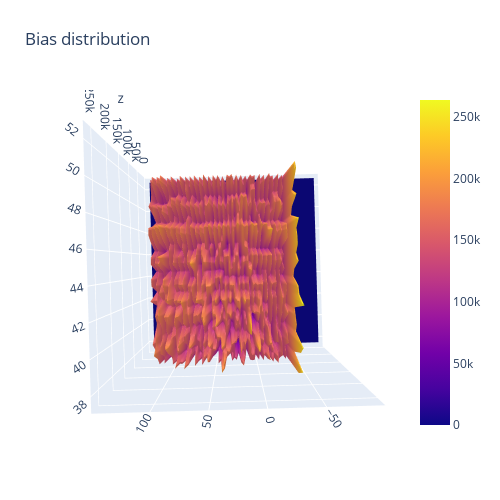

The code cell stored with this chart in its notebook:
### Code cell
fig = go.Figure( \
    data = go.Surface( \
        z=np.sum(bia_array,axis=0),
        x=cols, y=rows));
fig.update_layout(title='Bias distribution', autosize=False,
                  width=500, height=500,
                  margin=dict(l=65, r=50, b=65, t=90))
fig.show()
# ax.clabel(CS,fontsize=10)
# plt.xticks(ticks=range(len(cols)),labels=cols);
# plt.yticks(ticks=range(len(rows)),labels=rows);
# plt.xlabel("Distance colvar")
# plt.ylabel("Angle colvar")
# plt.title("Bias distribution mean")

### Figure 1 — Plotly figure (JSON) as saved in the notebook; plotly's stock layout.template omitted (floating-point values rounded to 4 significant figures; data arrays with more than 128 entries replaced by an {"elided": "..."} marker saying what was removed)
{"data": [{"type": "surface", "x": [37.55, 38.05, 38.55, 39.05, 39.55, 40.05, 40.55, 41.05, 41.55, 42.05, 42.55, 43.05, 43.55, 44.05, 44.55, 45.05, 45.55, 46.05, 46.55, 47.05, 47.55, 48.05, 48.55, 49.05, 49.55, 50.05, 50.55, 51.05, 51.55, 52.05, 52.55], "y": [-92.45, -79.95, -54.95, -52.45, -49.95, -47.45, -44.95, -42.45, -39.95, -37.45, -34.95, -32.45, -29.95, -27.45, -24.95, -22.45, -19.95, -17.45, -14.95, -12.45, -9.95, -7.45, -4.95, -2.45, 0.05, 2.55, 5.05, 7.55, 10.05, 12.55, 15.05, 17.55, 20.05, 22.55, 25.05, 27.55, 30.05, 32.55, 35.05, 37.55, 40.05, 42.55, 45.05, 47.55, 50.05, 52.55, 55.05, 57.55, 60.05, 62.55, 65.05, 67.55, 70.05, 72.55, 75.05, 77.55, 80.05, 82.55, 85.05, 87.55, 90.05, 92.55, 95.05, 97.55, 100.0, 102.5, 105.0, 107.5, 110.0, 112.5, 115.0, 117.5, 120.0, 122.5, 130.1, 142.6], "z": {"elided": "76x31 int values"}}], "layout": {"autosize": false, "height": 500, "margin": {"b": 65, "l": 65, "r": 50, "t": 90}, "scene": {"aspectmode": "auto", "aspectratio": {"x": 1, "y": 1, "z": 1}, "camera": {"center": {"x": 0, "y": 0, "z": 0}, "eye": {"x": -1.173e-16, "y": 3.381e-18, "z": 1.916}, "projection": {"type": "perspective"}, "up": {"x": 0, "y": 0, "z": 1}}}, "title": {"text": "Bias distribution"}, "width": 500}}
